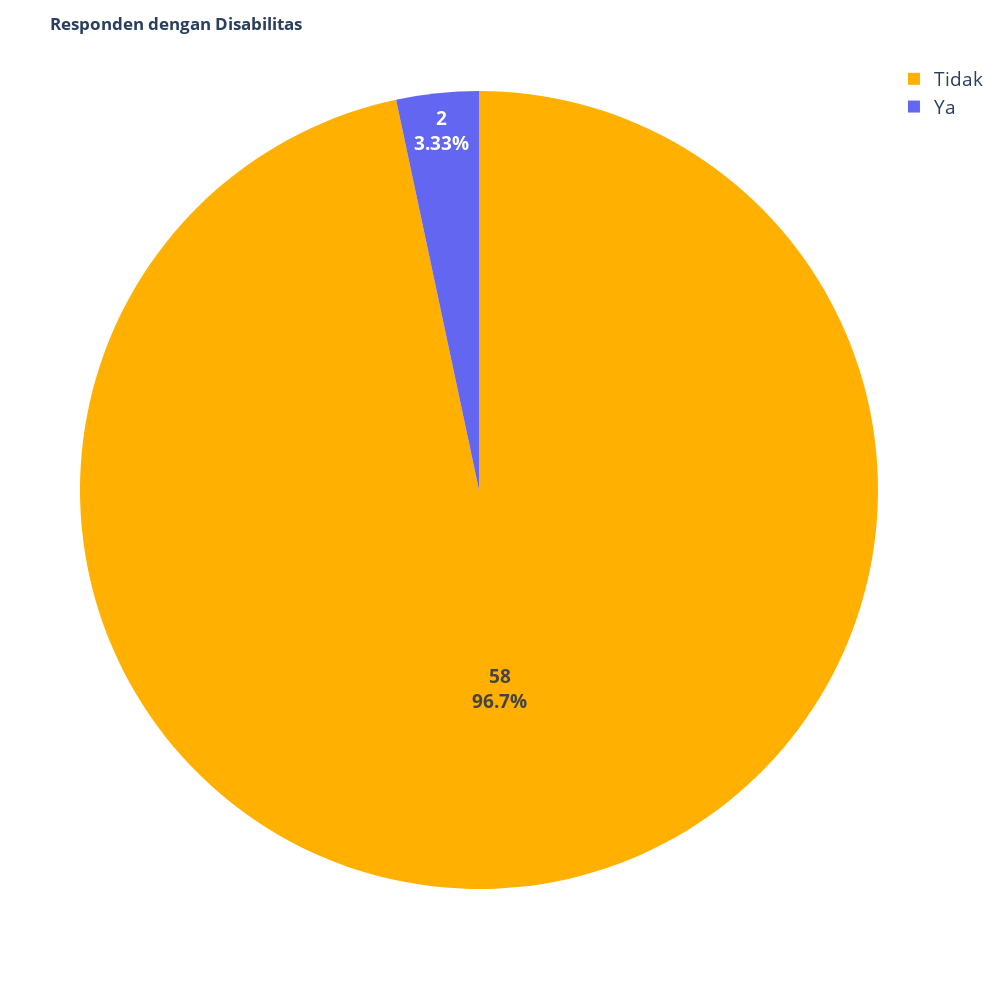

The cell this chart's notebook holds for it:
### Code cell
fig = px.pie(masalah, names='disabilitas',
             color='disabilitas',
             color_discrete_map={
                 'Ya': '#6366f1', 
                 'Tidak': '#FFB000'
             })
fig.update_layout(
    title='<b>Responden dengan Disabilitas</b>',
    width=1000,
    height=1000,
    legend=dict(font=dict(size=19))
    )
fig.update_traces(textinfo='value+percent',
                  insidetextfont=dict(size=19, weight='bold'))
pio.write_image(fig, "svg/komposisi-3.svg", format="svg")
fig.show()

### Figure 1 — Plotly figure (JSON) as saved in the notebook; plotly's stock layout.template omitted (floating-point values rounded to 4 significant figures)
{"data": [{"customdata": [["Ya"], ["Tidak"], ["Tidak"], ["Tidak"], ["Tidak"], ["Tidak"], ["Tidak"], ["Tidak"], ["Tidak"], ["Tidak"], ["Tidak"], ["Tidak"], ["Tidak"], ["Tidak"], ["Tidak"], ["Tidak"], ["Tidak"], ["Tidak"], ["Tidak"], ["Tidak"], ["Tidak"], ["Tidak"], ["Tidak"], ["Tidak"], ["Tidak"], ["Tidak"], ["Tidak"], ["Tidak"], ["Tidak"], ["Tidak"], ["Tidak"], ["Tidak"], ["Tidak"], ["Tidak"], ["Tidak"], ["Tidak"], ["Tidak"], ["Tidak"], ["Tidak"], ["Tidak"], ["Tidak"], ["Tidak"], ["Tidak"], ["Tidak"], ["Tidak"], ["Tidak"], ["Tidak"], ["Tidak"], ["Tidak"], ["Tidak"], ["Tidak"], ["Tidak"], ["Tidak"], ["Tidak"], ["Tidak"], ["Tidak"], ["Ya"], ["Tidak"], ["Tidak"], ["Tidak"]], "domain": {"x": [0, 1], "y": [0, 1]}, "hovertemplate": "disabilitas=%{customdata[0]}<extra></extra>", "insidetextfont": {"size": 19, "weight": "bold"}, "labels": ["Ya", "Tidak", "Tidak", "Tidak", "Tidak", "Tidak", "Tidak", "Tidak", "Tidak", "Tidak", "Tidak", "Tidak", "Tidak", "Tidak", "Tidak", "Tidak", "Tidak", "Tidak", "Tidak", "Tidak", "Tidak", "Tidak", "Tidak", "Tidak", "Tidak", "Tidak", "Tidak", "Tidak", "Tidak", "Tidak", "Tidak", "Tidak", "Tidak", "Tidak", "Tidak", "Tidak", "Tidak", "Tidak", "Tidak", "Tidak", "Tidak", "Tidak", "Tidak", "Tidak", "Tidak", "Tidak", "Tidak", "Tidak", "Tidak", "Tidak", "Tidak", "Tidak", "Tidak", "Tidak", "Tidak", "Tidak", "Ya", "Tidak", "Tidak", "Tidak"], "legendgroup": "", "marker": {"colors": ["#6366f1", "#FFB000", "#FFB000", "#FFB000", "#FFB000", "#FFB000", "#FFB000", "#FFB000", "#FFB000", "#FFB000", "#FFB000", "#FFB000", "#FFB000", "#FFB000", "#FFB000", "#FFB000", "#FFB000", "#FFB000", "#FFB000", "#FFB000", "#FFB000", "#FFB000", "#FFB000", "#FFB000", "#FFB000", "#FFB000", "#FFB000", "#FFB000", "#FFB000", "#FFB000", "#FFB000", "#FFB000", "#FFB000", "#FFB000", "#FFB000", "#FFB000", "#FFB000", "#FFB000", "#FFB000", "#FFB000", "#FFB000", "#FFB000", "#FFB000", "#FFB000", "#FFB000", "#FFB000", "#FFB000", "#FFB000", "#FFB000", "#FFB000", "#FFB000", "#FFB000", "#FFB000", "#FFB000", "#FFB000", "#FFB000", "#6366f1", "#FFB000", "#FFB000", "#FFB000"]}, "name": "", "showlegend": true, "textinfo": "value+percent", "type": "pie"}], "layout": {"height": 1000, "legend": {"font": {"size": 19}, "tracegroupgap": 0}, "margin": {"t": 60}, "title": {"text": "<b>Responden dengan Disabilitas</b>"}, "width": 1000}}
